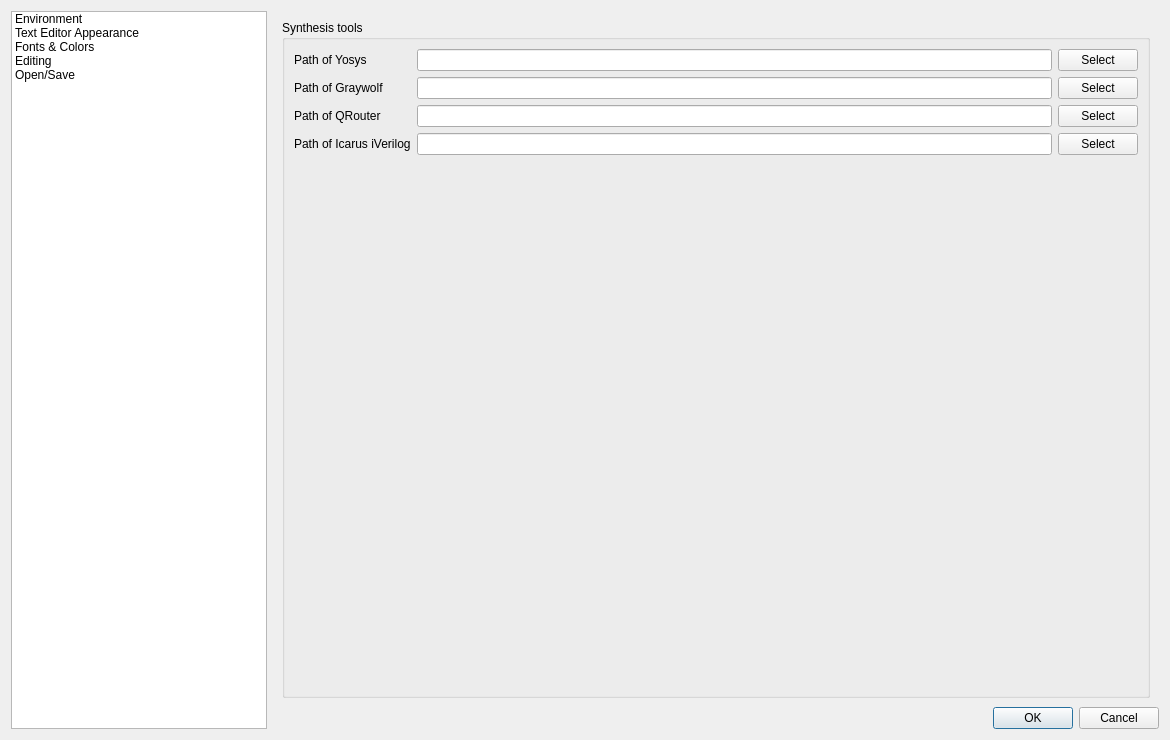
<?xml version="1.0" encoding="UTF-8"?>
<ui version="4.0">
 <class>Settings</class>
 <widget class="QWidget" name="Settings">
  <property name="geometry">
   <rect>
    <x>0</x>
    <y>0</y>
    <width>1170</width>
    <height>740</height>
   </rect>
  </property>
  <property name="windowTitle">
   <string>Form</string>
  </property>
  <layout class="QHBoxLayout" name="horizontalLayout_5">
   <item>
    <widget class="QListWidget" name="listWidget">
     <property name="sizePolicy">
      <sizepolicy hsizetype="Minimum" vsizetype="Expanding">
       <horstretch>0</horstretch>
       <verstretch>0</verstretch>
      </sizepolicy>
     </property>
     <property name="currentRow">
      <number>-1</number>
     </property>
     <item>
      <property name="text">
       <string>Environment</string>
      </property>
     </item>
     <item>
      <property name="text">
       <string>Text Editor Appearance</string>
      </property>
     </item>
     <item>
      <property name="text">
       <string>Fonts &amp; Colors</string>
      </property>
     </item>
     <item>
      <property name="text">
       <string>Editing</string>
      </property>
     </item>
     <item>
      <property name="text">
       <string>Open/Save</string>
      </property>
     </item>
    </widget>
   </item>
   <item>
    <widget class="QFrame" name="frame">
     <property name="frameShape">
      <enum>QFrame::NoFrame</enum>
     </property>
     <property name="frameShadow">
      <enum>QFrame::Raised</enum>
     </property>
     <property name="lineWidth">
      <number>0</number>
     </property>
     <layout class="QVBoxLayout" name="verticalLayout_2">
      <property name="spacing">
       <number>0</number>
      </property>
      <property name="leftMargin">
       <number>0</number>
      </property>
      <property name="topMargin">
       <number>0</number>
      </property>
      <property name="rightMargin">
       <number>0</number>
      </property>
      <property name="bottomMargin">
       <number>0</number>
      </property>
      <item>
       <widget class="QStackedWidget" name="stackedWidget">
        <widget class="QWidget" name="page1">
         <layout class="QVBoxLayout" name="verticalLayout_3">
          <item>
           <widget class="QGroupBox" name="groupBox">
            <property name="sizePolicy">
             <sizepolicy hsizetype="Expanding" vsizetype="Expanding">
              <horstretch>0</horstretch>
              <verstretch>0</verstretch>
             </sizepolicy>
            </property>
            <property name="title">
             <string>Synthesis tools</string>
            </property>
            <layout class="QVBoxLayout" name="verticalLayout">
             <item>
              <layout class="QFormLayout" name="formLayout">
               <item row="0" column="0">
                <widget class="QLabel" name="pathOfYosysLabel">
                 <property name="text">
                  <string>Path of Yosys</string>
                 </property>
                </widget>
               </item>
               <item row="0" column="1">
                <layout class="QHBoxLayout" name="horizontalLayout">
                 <item>
                  <widget class="QLineEdit" name="pathYosys"/>
                 </item>
                 <item>
                  <widget class="QPushButton" name="yosysButton">
                   <property name="text">
                    <string>Select</string>
                   </property>
                  </widget>
                 </item>
                </layout>
               </item>
               <item row="1" column="0">
                <widget class="QLabel" name="pathOfGraywolfLabel">
                 <property name="text">
                  <string>Path of Graywolf</string>
                 </property>
                </widget>
               </item>
               <item row="1" column="1">
                <layout class="QHBoxLayout" name="horizontalLayout_2">
                 <item>
                  <widget class="QLineEdit" name="pathGraywolf"/>
                 </item>
                 <item>
                  <widget class="QPushButton" name="graywolfButton">
                   <property name="text">
                    <string>Select</string>
                   </property>
                  </widget>
                 </item>
                </layout>
               </item>
               <item row="2" column="1">
                <layout class="QHBoxLayout" name="horizontalLayout_3">
                 <item>
                  <widget class="QLineEdit" name="pathQRouter"/>
                 </item>
                 <item>
                  <widget class="QPushButton" name="qrouterButton">
                   <property name="text">
                    <string>Select</string>
                   </property>
                  </widget>
                 </item>
                </layout>
               </item>
               <item row="3" column="0">
                <widget class="QLabel" name="pathOfIcarusLabel">
                 <property name="text">
                  <string>Path of Icarus iVerilog</string>
                 </property>
                </widget>
               </item>
               <item row="3" column="1">
                <layout class="QHBoxLayout" name="horizontalLayout_4">
                 <item>
                  <widget class="QLineEdit" name="pathIcarus"/>
                 </item>
                 <item>
                  <widget class="QPushButton" name="icarusButton">
                   <property name="text">
                    <string>Select</string>
                   </property>
                  </widget>
                 </item>
                </layout>
               </item>
               <item row="2" column="0">
                <widget class="QLabel" name="pathOfQRouterLabel">
                 <property name="text">
                  <string>Path of QRouter</string>
                 </property>
                </widget>
               </item>
              </layout>
             </item>
            </layout>
           </widget>
          </item>
         </layout>
        </widget>
        <widget class="QWidget" name="page2">
         <layout class="QVBoxLayout" name="verticalLayout_4"/>
        </widget>
        <widget class="QWidget" name="page3">
         <layout class="QVBoxLayout" name="verticalLayout_5"/>
        </widget>
        <widget class="QWidget" name="page4">
         <layout class="QVBoxLayout" name="verticalLayout_6"/>
        </widget>
        <widget class="QWidget" name="page5">
         <layout class="QVBoxLayout" name="verticalLayout_7"/>
        </widget>
       </widget>
      </item>
      <item>
       <widget class="QDialogButtonBox" name="buttonBox">
        <property name="standardButtons">
         <set>QDialogButtonBox::Cancel|QDialogButtonBox::Ok</set>
        </property>
       </widget>
      </item>
     </layout>
    </widget>
   </item>
  </layout>
 </widget>
 <resources/>
 <connections/>
</ui>
